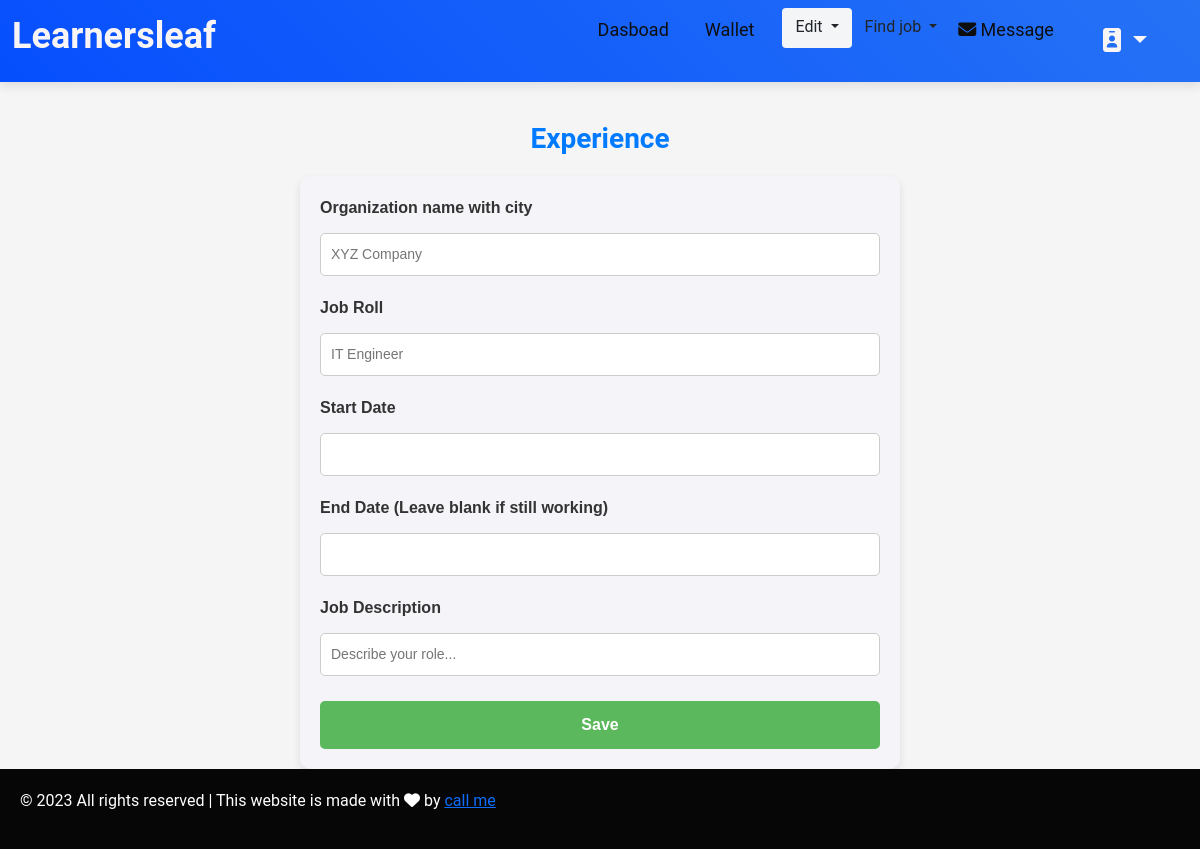
The app's page /t_experience/ipcsnandha@gmail.com, older data.
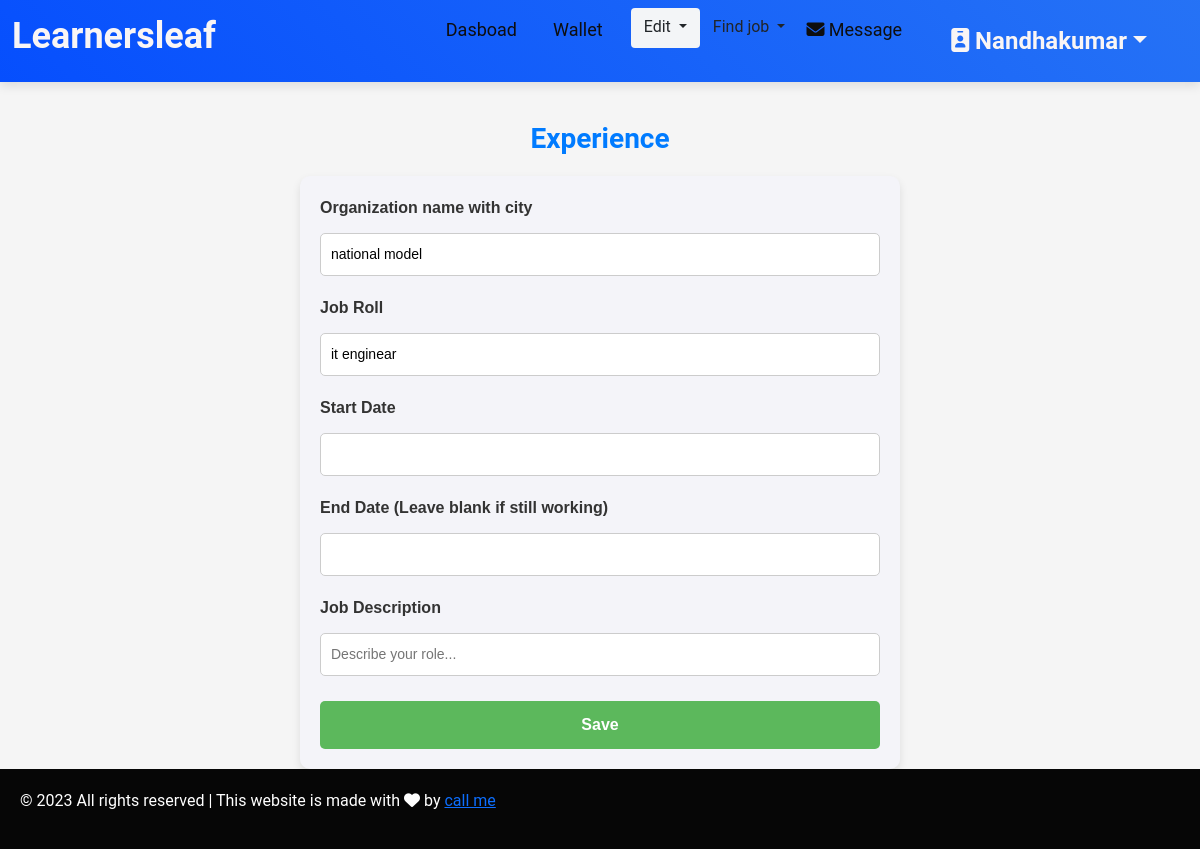
The same page, newer data.
### kovai_app/models.py (models this page shows, shortened)
class TutorRegistration(models.Model):
    GENDER_CHOICES = [
        ('male', 'Male'),
        ('female', 'Female'),
    ]
    TEACHING_TYPES = [
        ('individual_teaching', 'Individual Teaching'),
        ('teaching_company', 'Teaching Company'),
    ]
    DEGREE_TYPES = [
        ('Secondary', 'Secondary'),
        ('Higher_Secondary', 'Higher Secondary'),
        ('Diploma', 'Diploma'),
        ('Graduation', 'Graduation'),
        ('AdvancedDiploma', 'Advanced Diploma'),
        ('PostGraduation', 'Post Graduation'),
        ('Doctorate/PhD', 'Doctorate/PhD'),
        ('Certification', 'Certification'),
        ('Other', 'Other'),
    ]
    ASSOCIATION_CHOICES = [
        ('parttime', 'Part time'),
        ('fulltime', 'Full time'),
        ('Correspondence', 'Correspondence / Distance Learning'),
    ]
    FEE_CHOICES = [
        ('per_hour', 'per hour'),
        ('per_month', 'per month'),
        ('per_year', 'per year'),
    ]
    INTEREST_CHOICES = [
        ('online_teaching', 'Online teaching'),
        ('offline_teaching', 'Offline teaching'),
        ('full_time', 'Full Time'),
        ('part_time', 'Part Time'),
        ('both', 'Both'),
    ]
    user = models.OneToOneField(User, on_delete=models.CASCADE,null=True,blank=True)
    name = models.CharField(max_length=255)
    email = models.EmailField()
    password = models.CharField(max_length=255)
    confirm_password = models.CharField(max_length=255)
    types = models.CharField(max_length=50, choices=TEACHING_TYPES, null=True, blank=True)
    strength = models.CharField(max_length=255, null=True, blank=True)
    gender = models.CharField(max_length=10, choices=GENDER_CHOICES, null=True, blank=True)
    date_of_birth = models.DateField(null=True, blank=True)
    language = models.CharField(max_length=50, choices=TEACHING_TYPES, null=True, blank=True)
    language_two=models.CharField(max_length=50, choices=TEACHING_TYPES, null=True, blank=True)
    language_three=models.CharField(max_length=50, choices=TEACHING_TYPES, null=True, blank=True)
    language_four=models.CharField(max_length=50, choices=TEACHING_TYPES, null=True, blank=True)
    language_five=models.CharField(max_length=50, choices=TEACHING_TYPES, null=True, blank=True)
    location = models.CharField(max_length=255, null=True, blank=True)
    post_code = models.CharField(max_length=20, null=True, blank=True)
    subject = models.CharField(max_length=255, null=True, blank=True)
    from_level = models.CharField(max_length=255, null=True, blank=True)
    institution_name = models.CharField(max_length=255, null=True, blank=True)
    degree_type = models.CharField(max_length=50, choices=DEGREE_TYPES, null=True, blank=True)
    degree_name = models.CharField(max_length=255, null=True, blank=True)
    specialisation= models.CharField(max_length=255, null=True, blank=True)
    institution_name_two = models.CharField(max_length=255, null=True, blank=True)
    institution_name_three = models.CharField(max_length=255, null=True, blank=True)
    institution_name_four = models.CharField(max_length=255, null=True, blank=True)
    institution_name_five = models.CharField(max_length=255, null=True, blank=True)
    degree_type_two = models.CharField(max_length=50, choices=DEGREE_TYPES, null=True, blank=True)
    degree_name_two = models.CharField(max_length=255, null=True, blank=True)
    degree_type_three = models.CharField(max_length=50, choices=DEGREE_TYPES, null=True, blank=True)
    degree_name_three = models.CharField(max_length=255, null=True, blank=True)
    degree_type_four = models.CharField(max_length=50, choices=DEGREE_TYPES, null=True, blank=True)
    degree_name_four = models.CharField(max_length=255, null=True, blank=True)
    degree_type_five = models.CharField(max_length=50, choices=DEGREE_TYPES, null=True, blank=True)
    degree_name_five = models.CharField(max_length=255, null=True, blank=True)
    specialisation_two= models.CharField(max_length=255, null=True, blank=True)
    specialisation_three= models.CharField(max_length=255, null=True, blank=True)
    specialisation_four= models.CharField(max_length=255, null=True, blank=True)
    specialisation_five= models.CharField(max_length=255, null=True, blank=True)
    company_name = models.CharField(max_length=255, null=True, blank=True)
    job_roll = models.CharField(max_length=255, null=True, blank=True)
    company_name_two = models.CharField(max_length=255, null=True, blank=True)
    job_roll_two = models.CharField(max_length=255, null=True, blank=True)
    company_name_three = models.CharField(max_length=255, null=True, blank=True)
    job_roll_three = models.CharField(max_length=255, null=True, blank=True)
    company_name_four = models.CharField(max_length=255, null=True, blank=True)
    job_roll_four = models.CharField(max_length=255, null=True, blank=True)
    company_name_five = models.CharField(max_length=255, null=True, blank=True)
    job_roll_five = models.CharField(max_length=255, null=True, blank=True)
    year_of_experience=models.CharField(max_length=255, null=True, blank=True)
    year_of_experience_two=models.CharField(max_length=255, null=True, blank=True)
    year_of_experience_three=models.CharField(max_length=255, null=True, blank=True)
    year_of_experience_four=models.CharField(max_length=255, null=True, blank=True)
    year_of_experience_five=models.CharField(max_length=255, null=True, blank=True)
    i_charge = models.CharField(max_length=20, choices=FEE_CHOICES, null=True, blank=True)
    min_fee = models.DecimalField(max_digits=10, decimal_places=2, null=True, blank=True)
    max_fee = models.DecimalField(max_digits=10, decimal_places=2, null=True, blank=True)
    classes = models.CharField(max_length=20, choices=FEE_CHOICES, null=True, blank=True)
    other_subject = models.CharField(max_length=20, choices=FEE_CHOICES, null=True, blank=True)
    language_subject = models.CharField(max_length=20, choices=FEE_CHOICES, null=True, blank=True)
    curriculum= models.CharField(max_length=20, choices=FEE_CHOICES, null=True, blank=True)
    willing_to_travel = models.CharField(
        max_length=3,
        choices=[('yes', 'Yes'), ('no', 'No')],
        default='no',
        null=True,
        blank=True
    )
    available_for_online_teaching = models.CharField(
        max_length=3,
        choices=[('yes', 'Yes'), ('no', 'No')],
        default='no',
        null=True,
        blank=True
    )
    help_with_homework = models.CharField(
        max_length=3,
        choices=[('yes', 'Yes'), ('no', 'No')],
        default='no',
        null=True,
        blank=True
    )
    full_time_teacher = models.CharField(
        max_length=3,
        choices=[('yes', 'Yes'), ('no', 'No')],
        default='no',
        null=True,
        blank=True
    )
    interested_in = models.CharField(max_length=20, choices=INTEREST_CHOICES, null=True, blank=True)
    s_profile_description = models.TextField(null=True, blank=True)
    profile_description = models.TextField(null=True, blank=True)
    id_proof = models.ImageField(upload_to=upload_to, null=True, blank=True)
    profile_photo = models.ImageField(upload_to=upload_to,null=True)
    phone = models.CharField(max_length=15 ,null=True, blank=True)
    email_otp=models.BigIntegerField(null=True,blank=True)
    filename=models.CharField(max_length=500, choices=INTEREST_CHOICES, null=True, blank=True)
    coin=models.IntegerField(null=True, blank=True)
    review=models.IntegerField(null=True, blank=True)

### kovai_app/views.py (the view, shortened to what this page needs)
# urls.py: path('t_experience/<email>',views.t_experience, name='t_experience'),
def t_experience(request,email):
    a = TutorRegistration.objects.filter(email=email).first()
    return render(request, "t_experience.html", {"account": a})

### kovai_app/templates/t_experience.html (shortened to what this page needs)
<!DOCTYPE html>
<html lang="en">
<head>
    <link href="https://cdn.jsdelivr.net/npm/bootstrap@5.3.3/dist/css/bootstrap.min.css" rel="stylesheet">
    <link rel="stylesheet" href="https://cdnjs.cloudflare.com/ajax/libs/font-awesome/6.6.0/css/all.min.css" />
</head>
<body>
    <nav class="navbar navbar-expand-lg navbar-light " >
        <div class="container-fluid">
            <a class="navbar-brand " href="#"><h2 style="font-weight: bold; color: #f9f5f5; font-size: 36px;">Learnersleaf</h2>
            </a>
            <div class="collapse navbar-collapse" id="navbarNav">
                <ul class="navbar-nav ms-auto">
                    <li class="nav-item">
                        <a class="nav-link " href="/teacher_dashboard/{{account.email}}">Dasboad</a>
                    </li>
                    <li class="nav-item">
                        <a class="nav-link  " href="/t_wallet/{{account.email}}">Wallet</a>
                    </li>
                    <li class="nav-item active">
                        <div class="dropdown av-link">
                            <button type="button" class="btn   dropdown-toggle " data-bs-toggle="dropdown">
                                Edit
                            </button>
                        </div>
                    </li>
                    <li class="nav-item">
                        <div class="dropdown">
                            <button type="button" class="btn dropdown-toggle" data-bs-toggle="dropdown" >
                                Find job
                            </button>
                        </div>
                    </li>
                    <li class="nav-item  ">
                     <a href="/teacher_inbox/{{account.email}}" class="nav-link" > <i class="fa-solid fa-envelope"  ></i>&nbsp;Message</a>
                </li>
                <li class="nav-item">
                <div class="dropdown nav-link "><div class="btn  dropdown-toggle" data-bs-toggle="dropdown" style="font-size: 24px; font-weight: bold; color:  #f9f5f5;;" ><i class="fa-solid fa-id-badge"  ></i> {{account.name|title}}</div>
    </div>
            </li>
                </ul>
            </div>
        </div>
    </nav>
    <h2 class="section-heading">Experience</h2>
    <form action="/t_experience/{{account.email}}" method="POST">
        <label>Organization name with city</label>
        <input type="text" name="company_name" placeholder="XYZ Company" value="{{account.company_name}}">
        <label>Job Roll</label>
        <input type="text" name="job_roll" placeholder="IT Engineer" value="{{account.job_roll}}">
        <label>Start Date</label>
    <input type="text"  id="s" name="start_date" min="2001-04-01" max="2024-04-30" value="{{account.job_start_date}}">
    <label>End Date (Leave blank if still working)</label>
    <input type="text" name="end_date" id="e" min="2001-04-01" max="2024-04-30" value="{{account.job_end_date}}">
        <label>Job Description</label>
        <input type="text" name="job_description" placeholder="Describe your role..." value="{{account.job_description}}">
        <input type="submit" value="Save">
    </form>
    <div class="footer">
        <p>&copy; 2023 All rights reserved | This website is made with <i
            class="fa-solid fa-heart"></i> by <a href="https://www.linkedin.com
            /in/krishnachandra-9a8a3a1a5/"> call me</a>
            </p>
    </div>
</body>
</html>

Row changes from the older to the newer data that the page shows:
added TutorRegistration: name "Nandhakumar", company_name "national model", job_roll "it enginear"
